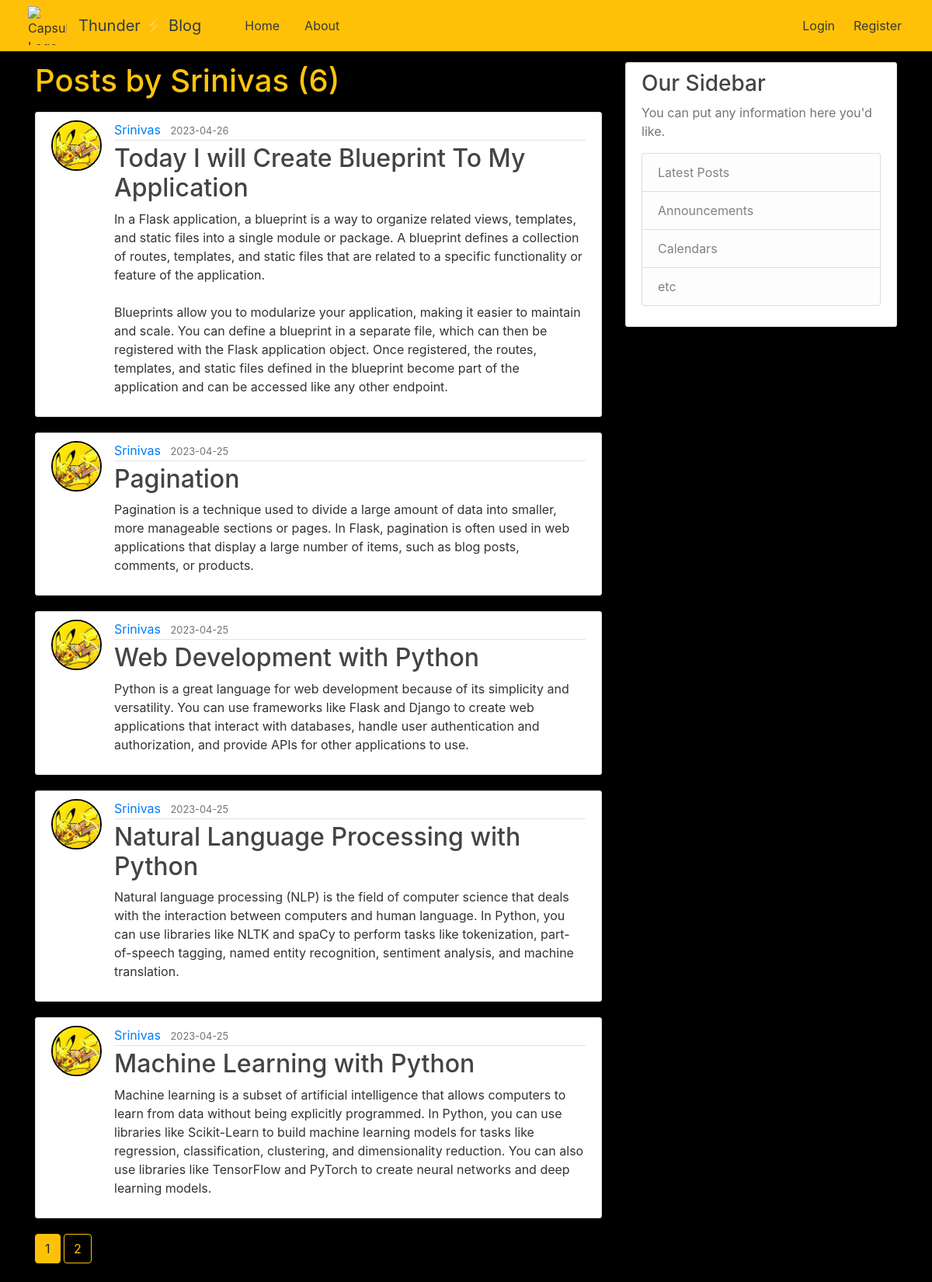
Page /user/Srinivas on the earlier database version.
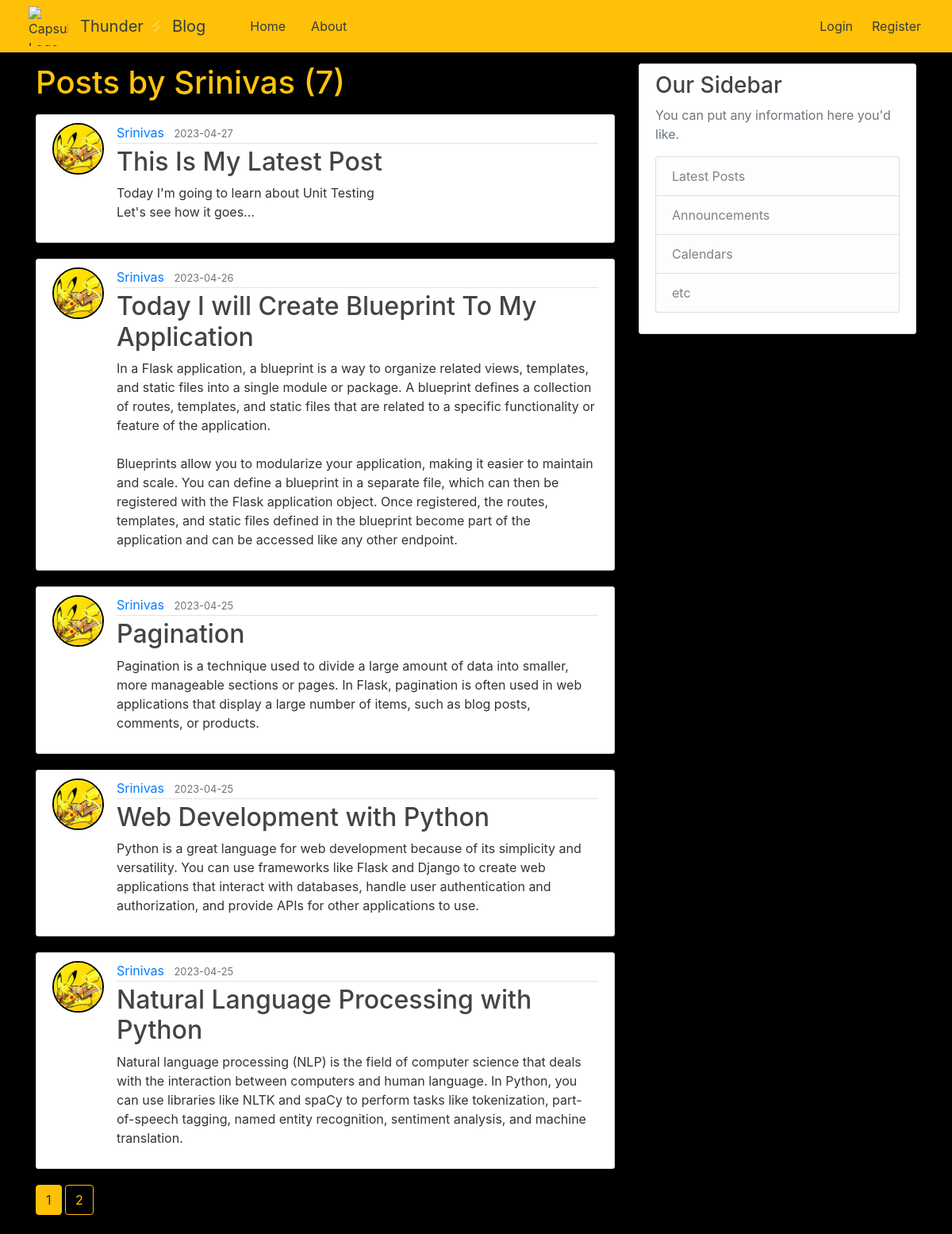
Same page on the later database version.
### flaskblog/models.py (models this page shows, shortened)
class User(db.Model, UserMixin):
    id = db.Column(db.Integer, primary_key=True)
    username = db.Column(db.String(20), unique=True, nullable=False)
    email = db.Column(db.String(120), unique=True, nullable=False)
    image_file = db.Column(db.String(20), nullable=False, default='default.jpg')
    password = db.Column(db.String(60), nullable=False)
    posts = db.relationship('Post', backref='author', lazy=True)

class Post(db.Model):
    id = db.Column(db.Integer, primary_key=True)
    title = db.Column(db.String(100), nullable=False)
    date_posted = db.Column(db.DateTime, nullable=False, default=datetime.utcnow)
    content = db.Column(db.Text, nullable=False)
    user_id = db.Column(db.Integer, db.ForeignKey('user.id'), nullable=False)

### flaskblog/users/routes.py (the view)
@users.route("/user/<string:username>")
def user_posts(username):
    page = request.args.get("page", 1, type=int)
    user = User.query.filter_by(username=username).first_or_404()
    posts = Post.query.filter_by(author=user).order_by(Post.date_posted.desc()).paginate(page=page, per_page=5)
    return render_template("user_posts.html", posts=posts, user=user)

### flaskblog/templates/user_posts.html
{% extends "layout.html" %}
{% block content %}
    <h1 class="mb-3" style="color: #ffc40c;">Posts by {{ user.username }} ({{ posts.total }})</h1>
    {% for post in posts.items %}
        <article class="media content-section">
        <img class="rounded-circle article-img" style="border: 2px solid black;" src="{{ url_for('static', filename='profile_pics/' + post.author.image_file) }}">
          <div class="media-body">
            <div class="article-metadata">
              <a class="mr-2" href="{{ url_for('users.user_posts', username=post.author.username) }}">{{ post.author.username }}</a>
              <small class="text-muted">{{ post.date_posted.strftime('%Y-%m-%d') }}</small>
            </div>
            <h2><a class="article-title" href="{{ url_for('posts.post', post_id=post.id) }}">{{ post.title }}</a></h2>
            <p class="article-content">{{ post.content }}</p>
          </div>
        </article>
    {% endfor %}
    {% for page_num in posts.iter_pages(left_edge=1, right_edge=1, left_current=1, right_current=2) %}
        {% if page_num %}
          {% if posts.page == page_num %}
            <a class="btn btn-warning mb-4" href="{{ url_for('users.user_posts', username=user.username, page=page_num)}}">{{ page_num }}</a>
          {% else %}
            <a class="btn btn-outline-warning mb-4" href="{{ url_for('users.user_posts', username=user.username, page=page_num)}}">{{ page_num }}</a>
          {% endif %}
        {% else %}
          ...
        {% endif %}
    {% endfor %}
{% endblock content %}

### flaskblog/templates/layout.html (shortened to what this page needs)
<!DOCTYPE html>
<html lang="en">
<head>
    <link rel="stylesheet" href="https://cdn.jsdelivr.net/npm/bootstrap@4.3.1/dist/css/bootstrap.min.css">
    <link rel="stylesheet" type="text/css" href="{{ url_for('static', filename='main.css')}}">
</head>
<body>
    <header class="site-header">
      <nav class="navbar navbar-expand-md navbar-dark bg-warning fixed-top">
      <img src="https://lh3.googleusercontent.com/vi7J1cWPPRrVgJWCwhZCSAXsEkjZWPr_p0uuEAANlOZkADW8zckaJ3ZMqBg_Df9-kFsbXCulUPEzCcuILsr4DqdNL1qhWxdpa_SVkxP0X6gcYiVoHdFO-zISLDEfpGGKY2F_qV5-HYpTd5toRM563i1ZIBpTR1Z1ZsQYkI3hmgwUWXxS8YdjZY5-svRih5FY5g_ljymczJn9r7flTf0Ok15zeHNI-yFYUyVL8NIND-WmyVAJHLw5v3CP2EidENIIfxeUolOz9qCvxnv0XSVCwmJd4lFmQJQsAZkem-s5sqQ416Z6lzR6vpx6SNvlMgHmOqjPimDnhWs_TLm34NfxIbh9NENQkXAzM_0W7xAc-SghtZ-k7SvT8Tq4I2VcSy83VDHRpTS5ZHVQvh5dQ_-tkCkohMN_-hded2DBRhZCmQkHRtGwjJJiTRLPnU1yFMnrGkS1PadMbie8NgFHONYmMdrQU5XFuQHWWJQyjrMoHy5T7yyLMIaim66J2Xlwj19VH081goEF4bVPjKHydQ4WZtSs376hSKe1uA0xIe_IPbMElG_R5JNVVXj6gYJO37xongJHDfBMn6rVCDGkO8qhhH7b3oWjj3vlmRgD8bQaDHToGlcsywQuxr_16T5oY1DKhAAjr1DbEINUvX1fY07UCAJ4JC3OPwt_mdV6uQJGHDYeIvlLBh0yw18uxnzDxXZt84Vf7XgjV5nuPfN37Qi6CD_ecXmLD09YLbtDbfJ8qfW4R4ghWkMb7LwzNDV_ZllDULuTBAt_9hVtOa8JuQ5PqJ3p5RPuNdr4-53u-b0cKRnttRtViltxfeDqnAqFh-BNZB9434hn8ltskDyllt5NPRim4AUv5yKAi9Zhxsy5qybq3G-cDGInbJTV1vTDxjRvndP_hFhCplX5xjNeOagkNPCmzneYbDuHijKk=w489-h511-s-no?authuser=0" alt="Capsule Logo" class="logo" style="margin-left: 20px;">
        <div class="container">
           <a class="navbar-brand text-dark mr-5" href="/">
               Thunder&nbsp;<span>&#9889;</span>&nbsp;Blog
           </a>
          <div class="collapse navbar-collapse" id="navbarToggle">
            <div class="navbar-nav mr-auto">
              <a class="nav-item1 nav-link rounded text-dark mr-3" href="{{ url_for('main.home') }}">Home</a>
              <a class="nav-item1 nav-link rounded text-dark" href="{{ url_for('main.about') }}">About</a>
            </div>
            <div class="navbar-nav">
              {% if current_user.is_authenticated %}
                <a class="nav-item nav-link border-color rounded text-dark mr-2" href="{{ url_for('posts.new_post') }}">New Post</a>
                <a class="nav-item nav-link border-color rounded text-dark mr-2" href="{{ url_for('users.account') }}">Account</a>
                <a class="nav-item nav-link border-color rounded text-dark mr-2" href="{{ url_for('users.logout') }}">Logout</a>
              {% else %}
                <a class="nav-item nav-link border-color rounded text-dark mr-2" href="{{ url_for('users.login') }}">Login</a>
                <a class="nav-item nav-link border-color rounded text-dark " href="{{ url_for('users.register') }}">Register</a>
              {% endif %}
            </div>
          </div>
        </div>
      </nav>
    </header>
    <main role="main" class="container">
      <div class="row">
        <div class="col-md-8">
          {% block content %}{% endblock content%}
        </div>
        <div class="col-md-4">
          <div class="content-section">
            <h3>Our Sidebar</h3>
            <p class='text-muted'>You can put any information here you'd like.
              <ul class="list-group">
                <li class="list-group-item list-group-item-light">Latest Posts</li>
                <li class="list-group-item list-group-item-light">Announcements</li>
                <li class="list-group-item list-group-item-light">Calendars</li>
                <li class="list-group-item list-group-item-light">etc</li>
              </ul>
            </p>
          </div>
        </div>
      </div>
    </main>
</body>
</html>

### flaskblog/static/main.css (style rules this page uses)
body { background: #fafafa; color: #333333; margin-top: 5rem; }
h1, h2, h3, h4, h5, h6 { color: #444444; }
.site-header .navbar-nav .nav-link { color: #cbd5db; }
.content-section { background: #ffffff; padding: 10px 20px; border: 1px solid #dddddd; border-radius: 3px; margin-bottom: 20px; }
.article-title { color: #444444; }
.article-content { white-space: pre-line; }
.article-img { height: 65px; width: 65px; margin-right: 16px; }
.article-metadata { padding-bottom: 1px; margin-bottom: 4px; border-bottom: 1px solid #e3e3e3 }
nav { display: flex; align-items: center; justify-content: space-between; padding: 10px; }
.logo { width: 50px; height: 50px; object-fit: contain; }
.logo { margin-left: 20px; }
body { scrollbar-width: thin; scrollbar-color: #c1c1c1 #f1f1f1; }

### flaskblog/templates/layout.html (style rules this page uses)
body { background-color: black; }
body { background-image: url('https://lh3.googleusercontent.com/_-m3Du9hfX4mVjtSQit18Rh_JHc-wxsptvm3HW0IqmdvqvnK1p5qlrDXGDezDje0_8oMsKbp-4Age3tw-EyI8SqDE9DPM0-9yPvvxI0TC_Pl4qVmmzfuCm2oehQG6cuSeFQrKRyTTqi9qc-sFdKb3b6vSxgqX8EgpLALrrCmnX-qazpePoEd9nr7QfmHnwJNPl3tWzk3Wga-UNAJa78OrTPQVlPAqMdLNMGVUD39rYkYh67x9RTHD-mp-lCk1HvjauQqc_0AMaIx-t7DuqA5Y6Tl0uKEtwny3qrlba7hDTa0MlRyuUsioBnpAAJJV8z-7XEb5JNmE09OA989gtP8t9250VWAHxoHdkB1EXuFQLn_7c6B3YvK4EoZ78lbxHgPHu115QDmscg70yjw-8bBNwOEZtgAcsyr1sUTdVNJI_1Aa_pMt0raqrzu-rStcHwlKCieGt8P8No3r8zpyXCUG2peEVHr8Y5NAAGMSxTe0VMxDYXSohd05a-Ms3qQbDuFpp0lXWPOjL6JUdvbyGETEXmxwvliIdR1elg28OvtEo5ep4-AZK_nmvjCOiISEON9uQvIlKNIpokOBGEo4lCGergGN2MtTCyDrz7YY9hytSprn5Q428fSnFk98grofHXeEupn-K4ezwZJohaqv_mXzKr4S39huFd3MqjQYuvxBPsw4ta8aAeEmRQ2--Vo3UcOrPpYtjWihK6TlcnEW1xMu1IweOdxBSpFDF8-CKAyKAGPd2mNvuvCy2tOY9cO52sGRq1wXhbyyGbEoDWcYxDQB50x_HwRC7VS8Si8PWXxCCialRhiMjj6_9S2ZC36pY9JDKH7Wjic-T9T2st0AimFPwEgfCgtcyGabkiJ63ofZyFrQwBYRH4YE5QEHxE3qA4uHtoFITxKsr5JEY4fQL6eQ2wdafHI32pJeAM2=w1689-h950-s-no?authuser=0'); background-repeat: no-repeat; background-attachment: fixed; background-size: cover; }
body { scrollbar-width: thin; scrollbar-color: #1DA1F2 #F5F8FA; }

Differences in the rows shown:
no longer on this page (row unchanged): Post: image_file (picture), author.username "Srinivas", date_posted "2023-04-25", title "Machine Learning with Python", content "Machine learning is a subset of artificial intelligence that allows computers to learn from data without being explicitly programmed. In Python, you can use libraries like Scikit-Learn to build machine learning models for tasks like regression, classification, clustering, and dimensionality reduction. You can also use libraries like TensorFlow and PyTorch to create neural networks and deep learning models."
added Post: image_file (picture), author.username "Srinivas", date_posted "2023-04-27", title "This Is My Latest Post", content "Today I'm going to learn about Unit Testing Let's see how it goes..."
Other differences:
{{ posts.total }}: "6" → "7"
